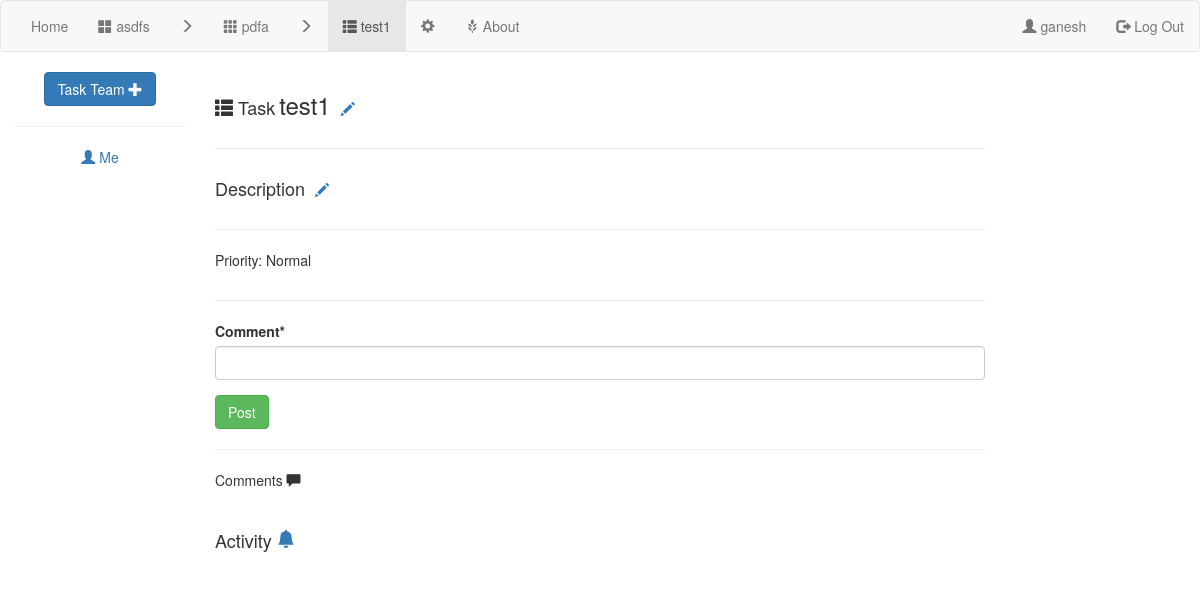
The app's page /1/1/4/task/ (signed in), older data.
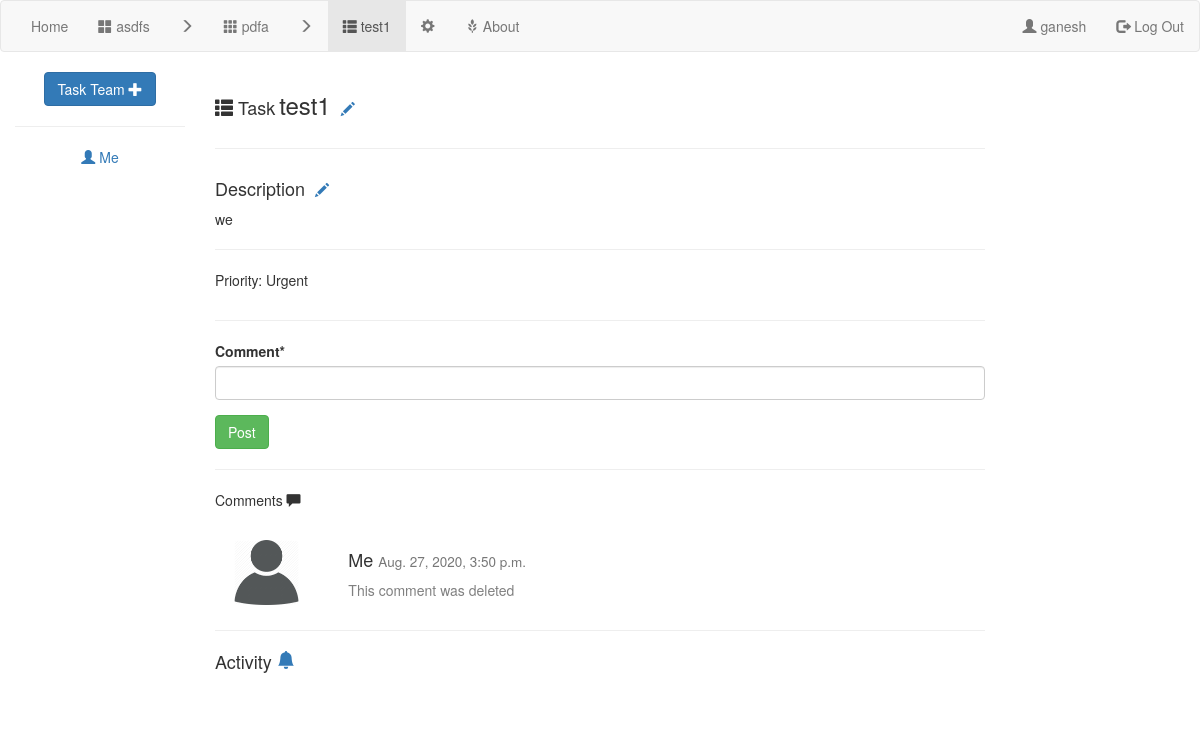
The same page, newer data.
### projectMgr/models.py (models this page shows)
class User(AbstractUser):
    profilePicture = models.CharField(max_length=200,null=True)
    fullName = models.CharField(max_length=100,null=True)
    bio = models.CharField(null=True,max_length=500)
    pass

class Task(models.Model):
    name = models.CharField(max_length=100)
    people = models.ManyToManyField(User)
    reporter = models.ForeignKey(User,related_name='Ireported',null=True,on_delete=models.PROTECT)
    description = models.TextField()
    taskGroup = models.ForeignKey(TaskGroup,on_delete=models.CASCADE,null=True)
    comment = models.ManyToManyField(Comment)
    created = models.DateTimeField(auto_now=True)
    stage = models.CharField(max_length=100) #initiate->in progress->review->done
    priority = models.CharField(max_length=100,default="Normal")
    deadLine = models.DateTimeField(null=True)
    pass

class Comment(models.Model):
    createdOn = models.DateTimeField(auto_now=True)
    modifiedOn = models.DateTimeField()
    createdBy = models.ForeignKey(User, on_delete=models.CASCADE)
    textField = models.TextField()
    replyLink = models.ForeignKey('self', on_delete=models.CASCADE,null=True)
    deleted = models.BooleanField(default=False)

### projectMgr/views.py (the view)
# urls.py: path('<int:projectid>/<int:taskGroupId>/<int:taskid>/task/',views.taskDetail,name='taskDetail'),
def taskDetail(request: HttpRequest, projectid, taskGroupId, taskid):
    if not request.user.is_authenticated:
        return redirect('projectMgr:homepage')
    '''

    :param request:
    :return:
    '''
    thisProject = models.Project.objects.get(id=projectid)
    thisTaskGroup = models.TaskGroup.objects.get(id=taskGroupId)
    thisTask = models.Task.objects.get(id=taskid)
    thisUser = request.user
    commentForm = forms.createComment
    commentSet = thisTask.comment.all()
    stream = action_object_stream(thisTask)
    '''
    need multiple forms to fill in the details of the task.
    1.description
    2.attachment
    3.comment
    '''
    return render(request, 'projectMgr/taskDetail.html',
                  {'project': thisProject, 'taskGroup': thisTaskGroup, 'task': thisTask, 'commentForm': commentForm,
                   'commentSet': commentSet, 'thisUser': thisUser, 'stream':stream})
    pass

### projectMgr/templates/projectMgr/taskDetail.html (shortened to what the changed rows need)
{% extends 'projectMgr/base.html' %}
{% block leftnav %}
<li class="active"><a  href="{% url 'projectMgr:taskDetail' project.id taskGroup.id task.id %}" ><span class="glyphicon glyphicon-th-list"></span> {{ task.name }}</a></li>
{% endblock %}
{% block heading %}
    <h4 style="display: inline-block"><span class="glyphicon glyphicon-th-list"></span> Task</h4>
    <h3 style="display: inline-block;margin-right: 10px" > {{ task.name }} <h5 style="display: inline-block"> </h5></h3>
    <hr>
{% endblock %}
{% block body %}
         <h4 style="display: inline-block;margin-right: 10px" >Description <h5 style="display: inline-block"> </h5></h4>
    <div>
    {{ task.description }}
    </div>
      <hr>
    <div class="row">
        <div class="col-sm-4">
            <p>Priority: {{ task.priority }}</p>
        </div>
    </div>
    <hr>
        {% load crispy_forms_tags %}
    <form action="{% url 'projectMgr:taskDetailComment' project.id taskGroup.id task.id %}" method="post">
{{ commentForm|crispy }}
    <input type="submit" class="btn btn-success" value="Post">
    </form>
    <hr>
     <p> Comments <span class="glyphicon glyphicon-comment"></span></p><br>
    {% load static %}
    {% for comment in commentSet %}
    <div class="row">
        <div class="col-sm-2 text-center">
            <img src="{% static 'projectMgr/images/default_user.png' %}"  height="65" width="65" style=" border-radius: 5px" alt="">
        </div>
        <div class="col-sm-10">
            <h4>
                {% if comment.createdBy == thisUser %}
                Me
                {% else %}
                {{ comment.createdBy.username }}
                {% endif %}
                <small>{{comment.createdOn}}</small></h4>
            {% if comment.deleted %}
            <p style="color: gray">This comment was deleted</p>
            {% else %}
            <p>{{ comment.textField }}</p>
                {% if comment.createdBy == thisUser %}
                     <a href="{% url 'projectMgr:taskDeleteComment' project.id taskGroup.id task.id comment.id %}" ><span class="glyphicon glyphicon-minus-sign"></span></a>
                    {% endif %}
            {% endif %}
        </div>
        </div>
        <hr>
    {% endfor %}
    {% load activity_tags i18n %}
     <h4>Activity <a href="{% url 'projectMgr:followTask' project.id taskGroup.id task.id%}">
</a></h4>
{% endblock %}
{% block sidenav %}
            {% for person in task.people.all %}
             {% if person == thisUser %}
                <p><a style="margin: 3px"  href=""><span class="glyphicon glyphicon-user"></span> Me</a></p>
                {% else %}
            <p><a style="margin: 3px"  href=""><span class="glyphicon glyphicon-user"></span> {{ person.username }}</a></p>
            {% endif %}
        {% endfor %}
    <br>
{% endblock %}

### projectMgr/templates/projectMgr/base.html (shortened to what this page needs)
<!DOCTYPE html>
<html lang="en">
 {% load static %}
<link rel="stylesheet" type="text/css" href="{% static 'projectMgr/styles.css' %}">
  <link rel="stylesheet" href="https://maxcdn.bootstrapcdn.com/bootstrap/3.4.1/css/bootstrap.min.css">
<nav class="navbar navbar-default ">
    <div class="container-fluid">
        <ul class="nav navbar-nav">
            <li class="nav-item"><a href="{% url 'projectMgr:homepage' %}">Home</a></li>
            {% block leftnav %}
            {% endblock %}
            <li><a href="{% url 'projectMgr:about' %}"><span class="glyphicon glyphicon-grain"></span> About</a></li>
        </ul>
        <ul class="nav navbar-nav navbar-right">
            {% block rightnav %}
                {% if thisUser %}
                    <li><a href="{% url 'projectMgr:userinfo' %}"><span class="glyphicon glyphicon-user"></span> {{ thisUser.username }}</a></li>
                    <li><a href="{% url 'projectMgr:logout' %}"><span class="glyphicon glyphicon-log-out"></span> Log Out</a></li>
                {% else %}
                    <li><a href="{% url 'projectMgr:signin' %}"><span class="glyphicon glyphicon-log-in"></span> Log In</a></li>
                    <li><a href="{% url 'projectMgr:signup' %}"><span class="glyphicon glyphicon-user"></span> Sign Up</a></li>
                {% endif %}
            {% endblock %}
        </ul>
    </div>
</nav>
<div class="container-fluid text-center">
    <div class="row content">
        <div class="col-sm-2 sidenav">
            {% block sidenav %}{% endblock %}
        </div>
        <div class="col-sm-8 text-left">
        {% block heading %}
        {% endblock %}
        {% block body %}{% endblock %}
        </div>
    </div>
</div>
</html>

Row changes from the older to the newer data that the page shows:
changed Task "test1": description (not shown) → "we"; priority "Normal" → "Urgent"
added Comment: shows "Me", createdOn "Aug. 27, 2020, 3:50 p.m.", deleted "This comment was deleted"
